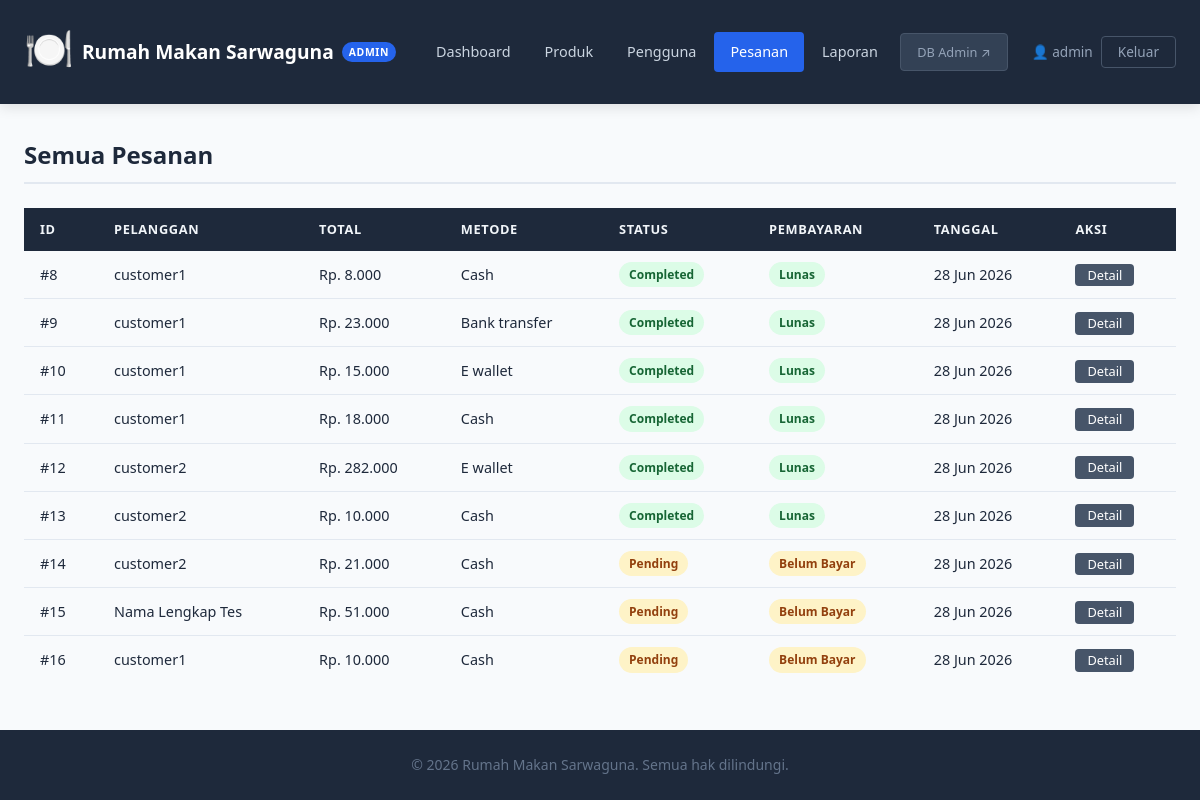
The page /account/orders-admin.php (signed in) on the database as committed earlier.
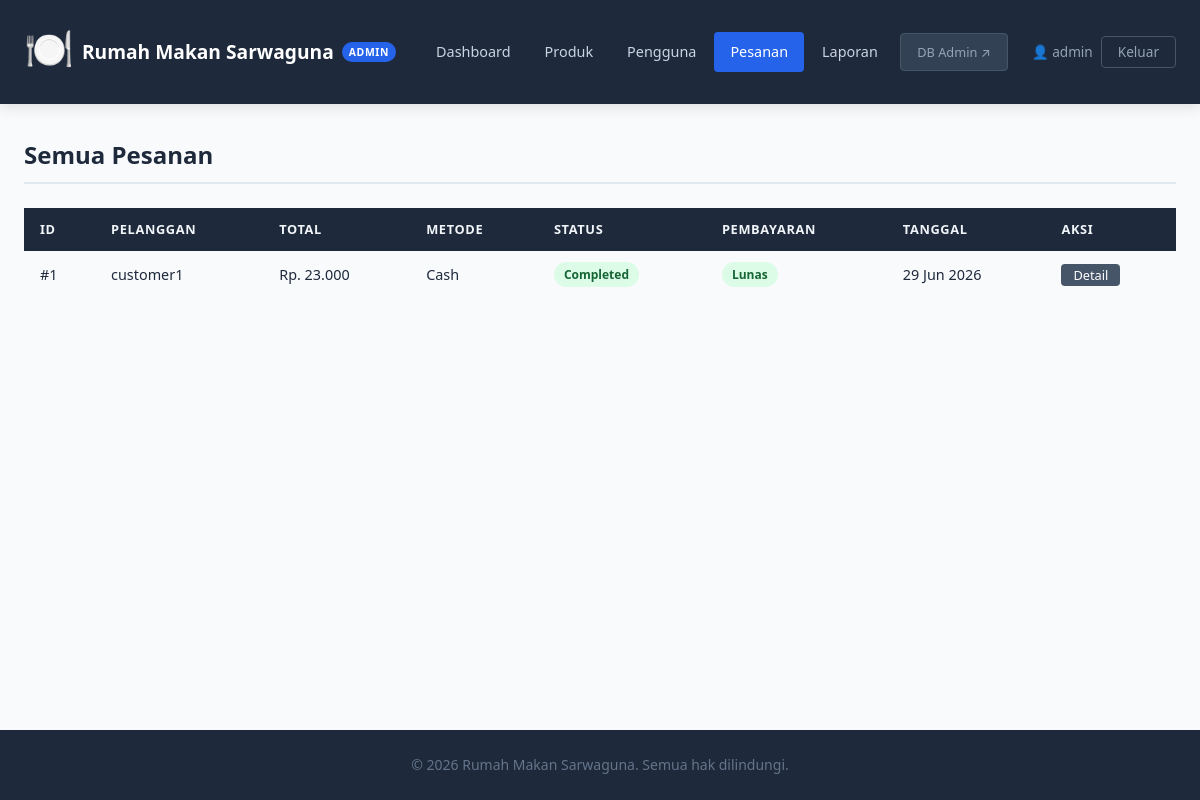
The same page on the database as committed later.
### tables this page shows
CREATE TABLE `users` (
  `id` int(11) NOT NULL,
  `role` enum('customer','admin') NOT NULL DEFAULT 'customer',
  `name` varchar(100) NOT NULL,
  `username` varchar(50) NOT NULL,
  `password` varchar(255) NOT NULL,
  `email` varchar(100) DEFAULT NULL,
  `address` text DEFAULT NULL,
  `phone` varchar(20) NOT NULL,
  `verified` tinyint(1) NOT NULL DEFAULT 0,
  `deleted` tinyint(1) NOT NULL DEFAULT 0,
  `created_at` timestamp NOT NULL DEFAULT current_timestamp()
);

CREATE TABLE `orders` (
  `id` int(11) NOT NULL,
  `customer_id` int(11) NOT NULL,
  `order_date` datetime NOT NULL DEFAULT current_timestamp(),
  `status` enum('pending','completed') NOT NULL DEFAULT 'pending',
  `total_amount` decimal(10,2) NOT NULL,
  `shipping_address` text NOT NULL,
  `payment_method` enum('bank_transfer','cash','e_wallet') NOT NULL DEFAULT 'cash',
  `payment_status` enum('unpaid','paid','failed') NOT NULL DEFAULT 'unpaid',
  `deleted` tinyint(1) NOT NULL DEFAULT 0
);

### account/includes/config.php (called while the page is built, shortened)
<?php
function getDB() {
    static $conn = null;
    if ($conn === null) {
        $conn = new mysqli(DB_HOST, DB_USER, DB_PASS, DB_NAME);
        $conn->set_charset('utf8mb4');
    }
    return $conn;
}
function getCurrentUser() {
    $conn = getDB();
    $stmt = $conn->prepare("SELECT * FROM users WHERE id = ? AND deleted = 0");
    $stmt->bind_param("i", $_SESSION['user_id']);
    $stmt->execute();
    return $stmt->get_result()->fetch_assoc();
}

### account/includes/functions.php (called while the page is built, shortened)
<?php
require_once 'config.php';
function getOrders($customer_id = null) {
    $conn = getDB();
    $sql = "SELECT o.*, u.name as customer_name
            FROM orders o
            JOIN users u ON o.customer_id = u.id
            WHERE o.deleted = 0";
    if ($customer_id) {
        $sql .= " AND o.customer_id = ?";
        $stmt = $conn->prepare($sql);
        $stmt->bind_param("i", $customer_id);
    } else {
        $stmt = $conn->prepare($sql);
    }
    $stmt->execute();
    return $stmt->get_result()->fetch_all(MYSQLI_ASSOC);
}
?>

### account/orders-admin.php (the view, shortened to what this page needs)
<?php
require_once 'includes/config.php';
require_once 'includes/functions.php';
$user   = getCurrentUser();
$orders = getOrders();
$view_id = isset($_GET['view']) ? (int)$_GET['view'] : 0;
$view_order       = null;
$view_order_items = [];
?>
<!DOCTYPE html>
<html lang="id">
<head>
    <link rel="stylesheet" href="../assets/css/style.css">
</head>
<body>
<?php include 'includes/nav_admin.php'; ?>
<main>
    <section class="section">
        <div class="container">
            <?php if ($view_order): ?>
                <div class="page-header">
                    <h2>Detail Pesanan #<?= $view_id ?></h2>
                    <a href="orders-admin.php" class="btn btn-secondary btn-sm">← Semua Pesanan</a>
                </div>
                <div class="card" style="margin-bottom:20px">
                    <div class="order-info-grid">
                        <div>
                            <p><strong>Pelanggan:</strong> <?= htmlspecialchars($view_order['customer_name']) ?></p>
                            <p><strong>Tanggal:</strong> <?= date('d M Y H:i', strtotime($view_order['order_date'])) ?></p>
                        </div>
                        <div>
                            <p><strong>Status:</strong> <span class="badge badge--<?= $view_order['status'] ?>"><?= ucfirst($view_order['status']) ?></span></p>
                            <p><strong>Pembayaran:</strong> <span class="badge badge--<?= $view_order['payment_status'] === 'paid' ? 'success' : 'warning' ?>"><?= $view_order['payment_status'] === 'paid' ? 'Lunas' : 'Belum Bayar' ?></span></p>
                        </div>
                        <div>
                            <p><strong>Alamat:</strong> <?= htmlspecialchars($view_order['shipping_address']) ?></p>
                            <p><strong>Total:</strong> Rp <?= number_format($view_order['total_amount'], 0, ',', '.') ?></p>
                        </div>
                    </div>
                </div>
                <div class="table-wrapper">
                    <table class="data-table">
                        <thead><tr><th>Produk</th><th>Qty</th><th>Harga</th><th>Subtotal</th><th>Status Item</th></tr></thead>
                        <tbody>
                            <?php foreach ($view_order_items as $item): ?>
                                <tr>
                                    <td><?= htmlspecialchars($item['name']) ?></td>
                                    <td><?= $item['quantity'] ?></td>
                                    <td>Rp. <?= number_format($item['price'], 0, ',', '.') ?></td>
                                    <td>Rp. <?= number_format($item['quantity'] * $item['price'], 0, ',', '.') ?></td>
                                    <td><span class="badge badge--<?= $item['status'] ?>"><?= ucfirst($item['status']) ?></span></td>
                                </tr>
                            <?php endforeach; ?>
                        </tbody>
                        <tfoot>
                            <tr class="total-row">
                                <td colspan="3"><strong>Total</strong></td>
                                <td colspan="2"><strong>Rp <?= number_format($view_order['total_amount'], 0, ',', '.') ?></strong></td>
                            </tr>
                        </tfoot>
                    </table>
                </div>
            <?php else: ?>
                <h2 class="section-title">Semua Pesanan</h2>
                <?php if (empty($orders)): ?>
                    <div class="empty-state"><p>Belum ada pesanan.</p></div>
                <?php else: ?>
                    <div class="table-wrapper">
                        <table class="data-table">
                            <thead>
                                <tr>
                                    <th>ID</th>
                                    <th>Pelanggan</th>
                                    <th>Total</th>
                                    <th>Metode</th>
                                    <th>Status</th>
                                    <th>Pembayaran</th>
                                    <th>Tanggal</th>
                                    <th>Aksi</th>
                                </tr>
                            </thead>
                            <tbody>
                                <?php foreach ($orders as $order): ?>
                                    <tr>
                                        <td>#<?= $order['id'] ?></td>
                                        <td><?= htmlspecialchars($order['customer_name']) ?></td>
                                        <td>Rp. <?= number_format($order['total_amount'], 0, ',', '.') ?></td>
                                        <td><?= ucfirst(str_replace('_', ' ', $order['payment_method'])) ?></td>
                                        <td><span class="badge badge--<?= $order['status'] ?>"><?= ucfirst($order['status']) ?></span></td>
                                        <td><span class="badge badge--<?= $order['payment_status'] === 'paid' ? 'success' : 'warning' ?>"><?= $order['payment_status'] === 'paid' ? 'Lunas' : 'Belum Bayar' ?></span></td>
                                        <td><?= date('d M Y', strtotime($order['order_date'])) ?></td>
                                        <td><a href="orders-admin.php?view=<?= $order['id'] ?>" class="btn btn-secondary btn-sm">Detail</a></td>
                                    </tr>
                                <?php endforeach; ?>
                            </tbody>
                        </table>
                    </div>
                <?php endif; ?>
            <?php endif; ?>
        </div>
    </section>
</main>
<?php include 'includes/footer.php'; ?>
</body>
</html>

### account/includes/nav_admin.php
<header class="header">
    <div class="container">
        <div class="header-content">
            <div class="brand">
                <span class="brand-icon">🍽️</span>
                <span class="brand-name"><?= SITE_NAME ?></span>
                <span class="role-badge role-badge--admin">Admin</span>
            </div>
            <nav class="nav">
                <a href="admin.php" <?= basename($_SERVER['PHP_SELF']) === 'admin.php' ? 'class="active"' : '' ?>>Dashboard</a>
                <a href="manage-products.php" <?= basename($_SERVER['PHP_SELF']) === 'manage-products.php' ? 'class="active"' : '' ?>>Produk</a>
                <a href="manage-users.php" <?= basename($_SERVER['PHP_SELF']) === 'manage-users.php' ? 'class="active"' : '' ?>>Pengguna</a>
                <a href="orders-admin.php" <?= basename($_SERVER['PHP_SELF']) === 'orders-admin.php' ? 'class="active"' : '' ?>>Pesanan</a>
                <a href="reports.php" <?= basename($_SERVER['PHP_SELF']) === 'reports.php' ? 'class="active"' : '' ?>>Laporan</a>
                <a href="http://localhost/phpmyadmin" target="_blank" class="btn-db">DB Admin ↗</a>
            </nav>
            <div class="header-user">
                <span>👤 <?= htmlspecialchars($user['name']) ?></span>
                <a href="logout.php" class="btn-logout">Keluar</a>
            </div>
        </div>
    </div>
</header>

### account/includes/footer.php
<footer class="footer">
    <div class="container">
        <p>&copy; <?= date('Y') ?> <?= SITE_NAME ?>. Semua hak dilindungi.</p>
    </div>
</footer>

Rows that differ between the two databases and show on the page:
removed orders: id "8", users.name "customer1", total_amount "8.000", payment_method "Cash", status "Completed", payment_status "Lunas", order_date "28 Jun 2026"
removed orders: id "9", users.name "customer1", total_amount "23.000", payment_method "Bank transfer", status "Completed", payment_status "Lunas", order_date "28 Jun 2026"
removed orders: id "10", users.name "customer1", total_amount "15.000", payment_method "E wallet", status "Completed", payment_status "Lunas", order_date "28 Jun 2026"
removed orders: id "11", users.name "customer1", total_amount "18.000", payment_method "Cash", status "Completed", payment_status "Lunas", order_date "28 Jun 2026"
removed orders: id "12", users.name "customer2", total_amount "282.000", payment_method "E wallet", status "Completed", payment_status "Lunas", order_date "28 Jun 2026"
removed orders: id "13", users.name "customer2", total_amount "10.000", payment_method "Cash", status "Completed", payment_status "Lunas", order_date "28 Jun 2026"
removed orders: id "14", users.name "customer2", total_amount "21.000", payment_method "Cash", status "Pending", payment_status "Belum Bayar", order_date "28 Jun 2026"
removed orders: id "15", users.name "Nama Lengkap Tes", total_amount "51.000", payment_method "Cash", status "Pending", payment_status "Belum Bayar", order_date "28 Jun 2026"
removed orders: id "16", users.name "customer1", total_amount "10.000", payment_method "Cash", status "Pending", payment_status "Belum Bayar", order_date "28 Jun 2026"
added orders: id "1", users.name "customer1", total_amount "23.000", payment_method "Cash", status "Completed", payment_status "Lunas", order_date "29 Jun 2026"
